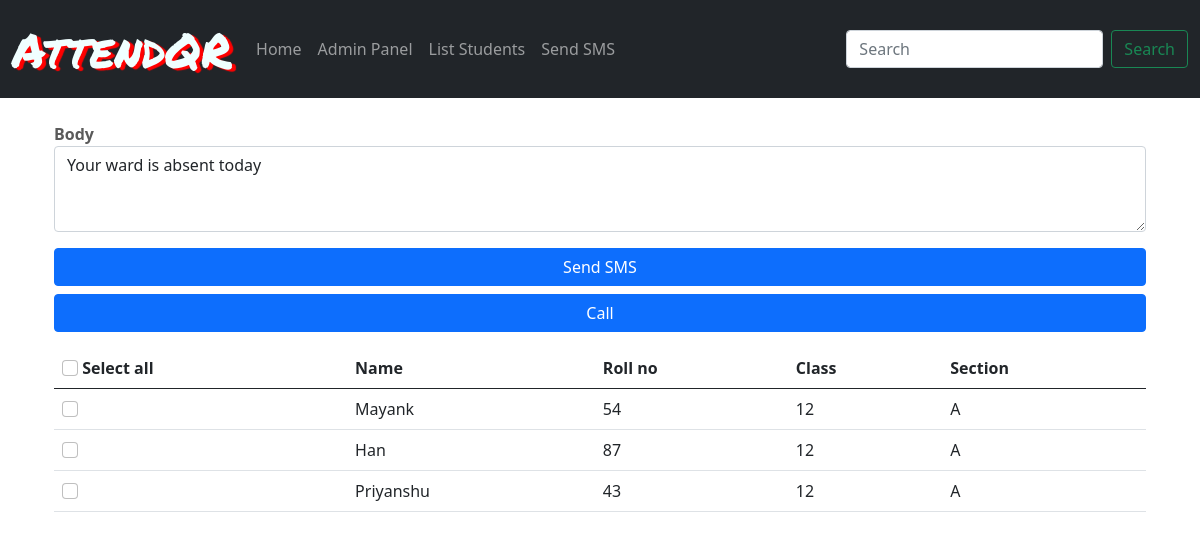
The app's page /sms/ (signed in), older data.
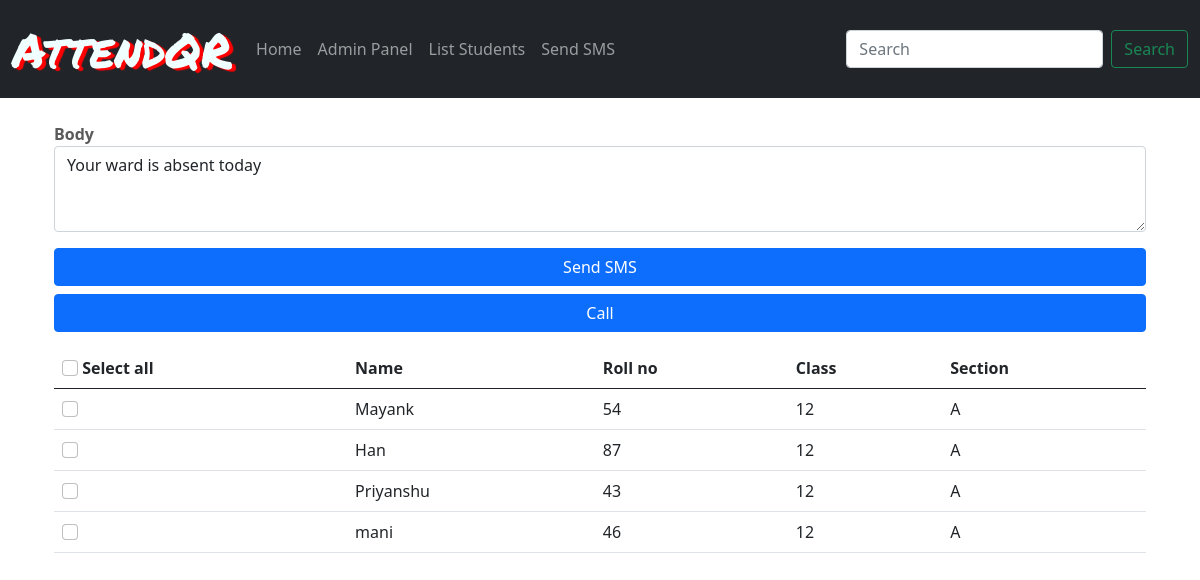
The same page, newer data.
### students/models.py (models this page shows, shortened)
class studentsList(models.Model):
    section_names=[
        ('A','science'),
        ('C','commerce'),
        ('H','humanity')]
    name=models.CharField(null=False,max_length=20)
    email=models.EmailField(null=True)
    parent_name=models.CharField(max_length=20)
    standard=models.IntegerField()
    phone=models.BigIntegerField(null=True)
    section=models.CharField(max_length=6,choices=section_names)
    rollno=models.IntegerField(default=0)

### sms/views.py (the view)
# urls.py: path('sms/', views.sms_home, name='sms_home')
@login_required
def sms_home(request):
    usrs=list(attendon.objects.filter(date=timezone.now()).values_list('student', flat=True))
    students=studentsList.objects.exclude(pk__in=usrs)
    context={
        'students':students
    }
    return render(request,'sms.html',context)

### sms/templates/sms.html (shortened to what this page needs)
{% extends 'base.html' %}
{% load static %}
{% block content %}
<div class="container p-4">
 <div class="form-group">
   <label for=""><b>Body</b></label>
   <textarea class="form-control" name="" id="txtdata" rows="3">Your ward is absent today</textarea>
   <div class="d-grid gap-2 py-3">
    <button class="btn btn-primary" type="button" id="smsbtn">Send SMS</button>
    <button class="btn btn-primary" type="button" id="callbtn">Call</button>
  </div>
  </div>
 <table class="table table-hover">
  <thead>
    <tr>
      <th scope="col"><input class="form-check-input" type="checkbox" id="selectall">&nbsp;Select all</th>
      <th scope="col">Name</th>
      <th scope="col">Roll no</th>
      <th scope="col">Class</th>
      <th scope="col">Section</th>
    </tr>
  </thead>
  <tbody>
    {% for stu in students %}
    <tr>
      <th scope="row"><input class="form-check-input" type="checkbox" value="{{stu.id}}" id="user"></th>
      <td>{{stu.name}}</td>
      <td>{{stu.rollno}}</td>
      <td>{{stu.standard}}</td>
      <td>{{stu.section}}</td>
    </tr>
    {% endfor %}
  </tbody>
</table>
</div>
{% endblock %}

Row changes from the older to the newer data that the page shows:
added studentsList: name "mani", rollno "46", standard "12", section "A"
